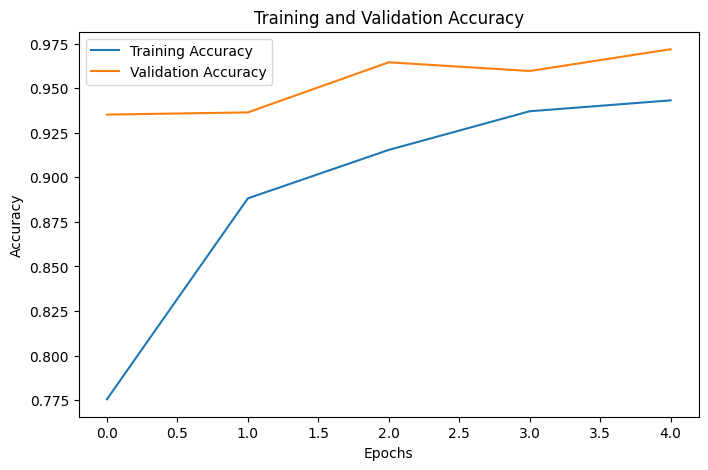
#> input picture images/classification_accuracy.png, 708 x 470 px, found by its file name; its folder holds only this picture in this run
$ jupyter execute --allow-errors segmentation.ipynb
#> lines starting #> are read from the running program, lines starting #| are printed output that depends on the picture; after the words box and inside, x2 and y2 are one past the last pixel; in counts of white or black regions, pixels touching at a corner belong together
# VR Mini Project - Segmentation Tasks

[cell 1]
import os
import cv2
import numpy as np
import tensorflow as tf
import matplotlib.pyplot as plt
from tensorflow.keras.layers import Conv2D, MaxPooling2D, UpSampling2D, Concatenate, Input
from tensorflow.keras.models import Model
from tensorflow.keras.optimizers import Adam
from tensorflow.keras.metrics import MeanIoU
from sklearn.model_selection import train_test_split
import random

[cell 2]
# Set image dimensions
IMG_HEIGHT, IMG_WIDTH = 128, 128
BATCH_SIZE = 16
EPOCHS = 40

# Path to dataset
IMAGE_DIR = "./dataset/dataset2/images"
MASK_DIR = "./dataset/dataset2/mask"

## Part C : Segmentation using traditional Techniques - Watersheding

[cell 3]
# Background removal using thresholding + edge detection

# [16 lines left out: function remove_background_high_contrast, not called in this run]

# Background removal using GrabCut

def remove_background(image):
    mask = np.zeros(image.shape[:2], dtype=np.uint8)
    bgdModel, fgdModel = np.zeros((1, 65), np.float64), np.zeros((1, 65), np.float64)
    rect = (10, 10, image.shape[1] - 20, image.shape[0] - 20)
    cv2.grabCut(image, mask, rect, bgdModel, fgdModel, 5, cv2.GC_INIT_WITH_RECT)
    new_mask = np.where((mask == cv2.GC_BGD) | (mask == cv2.GC_PR_BGD), 0, 1).astype("uint8")
    new_mask = cv2.dilate(new_mask, np.ones((5, 5), np.uint8), iterations=1)
    return cv2.merge([*cv2.split(image * new_mask[:, :, np.newaxis]), new_mask * 255])

# Process images in a directory

def process_images(images_dir, masks_dir, num_images=10, random_select=False):
#> called with images_dir = 'dataset_2/images', masks_dir = 'dataset_2/mask', num_images = 10, random_select = False
    image_files = sorted([f for f in os.listdir(images_dir) if f.lower().endswith(('.png', '.jpg', '.jpeg', '.bmp', '.tif'))])
    selected_files = random.sample(image_files, min(num_images, len(image_files))) if random_select else image_files[:num_images]
    results = []
    for filename in selected_files:
        image, gt_mask = cv2.imread(os.path.join(images_dir, filename)), cv2.imread(os.path.join(masks_dir, filename), cv2.IMREAD_GRAYSCALE)
#> image is the input picture: shape (470, 708, 3); mean B, G, R 249.1, 249.3, 249.4
#> gt_mask: shape (470, 708); min 0, max 255, mean 249.4
        if image is None or gt_mask is None:
            continue
        print(f"Processing: {filename}")
        results.append((filename, image, remove_background(image), gt_mask))
#> in remove_background, `return cv2.merge([*cv2.split(image * new_mask[:, :, np.newaxis]), new_..`:
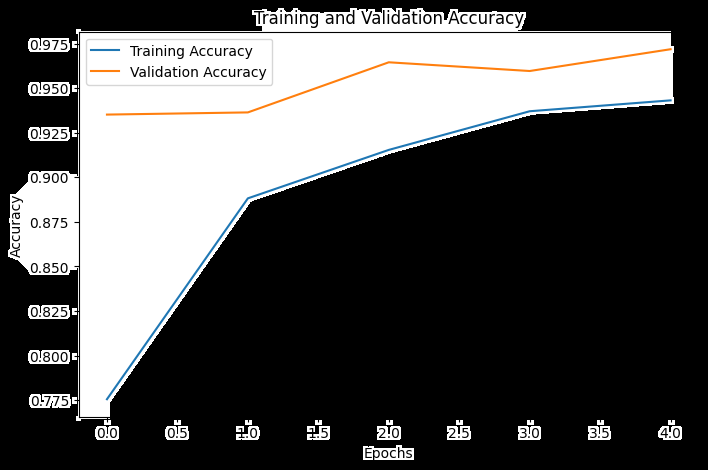
#> returned value: shape (470, 708, 4); mean of channels 0, 1, 2, 3 83.8, 84, 84.1, 88.8; drawn as B, G, R
    return results

# Watershed segmentation

def apply_watershed(processed_img):
    if processed_img.shape[2] == 4:
        image_bgr = cv2.merge([*cv2.split(processed_img)[:3]])
    else:
        image_bgr = processed_img.copy()
    gray = cv2.cvtColor(image_bgr, cv2.COLOR_BGR2GRAY)
    _, binary = cv2.threshold(gray, 10, 255, cv2.THRESH_BINARY)
    binary = cv2.morphologyEx(cv2.morphologyEx(binary, cv2.MORPH_OPEN, np.ones((5, 5), np.uint8)), cv2.MORPH_CLOSE, np.ones((5, 5), np.uint8))
    markers = np.zeros_like(gray, dtype=np.int32)
    markers[binary == 0] = 1
    markers[:int(gray.shape[0] * 0.4), :][binary[:int(gray.shape[0] * 0.4), :] > 0] = 2
    markers[int(gray.shape[0] * 0.4):, :][binary[int(gray.shape[0] * 0.4):, :] > 0] = 3
    cv2.watershed(cv2.cvtColor(image_bgr, cv2.COLOR_BGR2RGB), markers)
    watershed_result = np.where(markers == 3, 255, 0).astype(np.uint8)
    mask_colored = np.zeros_like(image_bgr)
    mask_colored[watershed_result == 255] = [255, 255, 255]
    return mask_colored, watershed_result

# IoU computation

def compute_iou(mask1, mask2, threshold=127):
    mask1_bin, mask2_bin = cv2.threshold(mask1, threshold, 255, cv2.THRESH_BINARY)[1], cv2.threshold(mask2, threshold, 255, cv2.THRESH_BINARY)[1]
    intersection, union = np.logical_and(mask1_bin == 255, mask2_bin == 255), np.logical_or(mask1_bin == 255, mask2_bin == 255)
    return np.sum(intersection) / np.sum(union) if np.sum(union) > 0 else 0.0

# Process images and display results

images_dir, masks_dir = "dataset_2/images", "dataset_2/mask"
results, iou_list = process_images(images_dir, masks_dir, num_images=10), []
#> iou_list = []
for filename, original, processed, gt_mask in results:
    mask_colored, watershed_result = apply_watershed(processed)
    if gt_mask.shape != watershed_result.shape:
        gt_mask = cv2.resize(gt_mask, (watershed_result.shape[1], watershed_result.shape[0]), interpolation=cv2.INTER_NEAREST)
    iou_val = compute_iou(watershed_result, gt_mask)
    print(f"IoU for {filename}: {iou_val:.4f}")
    iou_list.append(iou_val)
    plt.figure(figsize=(10, 5))
    plt.subplot(1, 2, 1), plt.imshow(cv2.cvtColor(original, cv2.COLOR_BGR2RGB)), plt.title(f"Original: {filename}"), plt.axis('off')
    plt.subplot(1, 2, 2), plt.imshow(mask_colored), plt.title(f"Watershed Segmentation\nIoU: {iou_val:.4f}"), plt.axis('off')
    plt.tight_layout(), plt.show()
#> this loop made 1 pass
#> (filename, iou_val) on pass 1: ('classification_accuracy.png', 0.0913)
#| IoU for classification_accuracy.png: 0.0913
#> pass 1, in apply_watershed, `_, binary = cv2.threshold(gray, 10, 255, cv2.THRESH_BINARY)`:
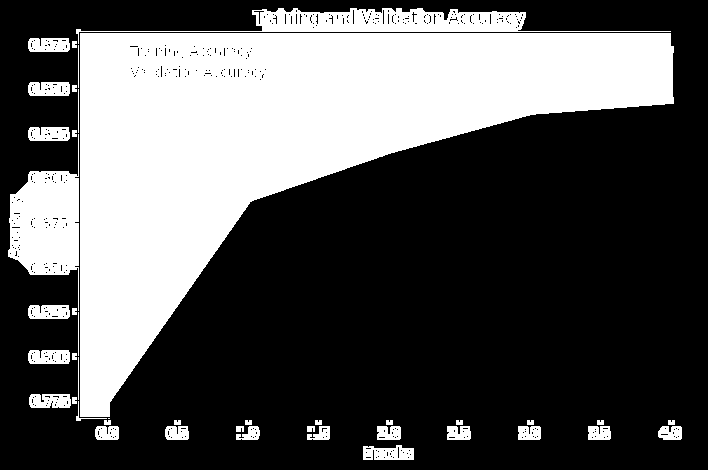
#> binary: shape (470, 708); 34.2% white; 42 white regions (1 under 20 px), largest, box (x1, y1, x2, y2) and area: (80, 33, 674, 417) 94548, (8, 134, 79, 311) 6474, (76, 8, 671, 44) 5601
#> pass 1, in apply_watershed, `binary = cv2.morphologyEx(cv2.morphologyEx(binary, cv2.MORPH_OPEN, np...`:
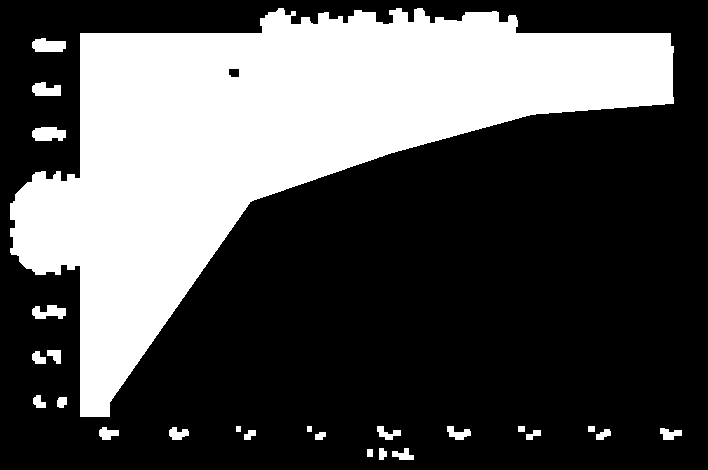
#> binary: shape (470, 708); 32.7% white; 25 white regions, largest, box (x1, y1, x2, y2) and area: (10, 8, 674, 417) 105216, (32, 127, 66, 141) 396, (32, 38, 66, 52) 381
#> pass 1, `plt.tight_layout(), plt.show()`:
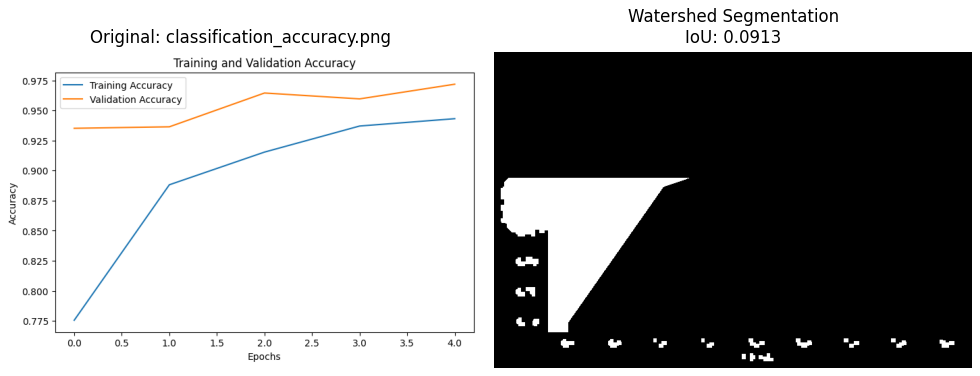
#> figure drawn by matplotlib, 2 panels
#> after the loop:
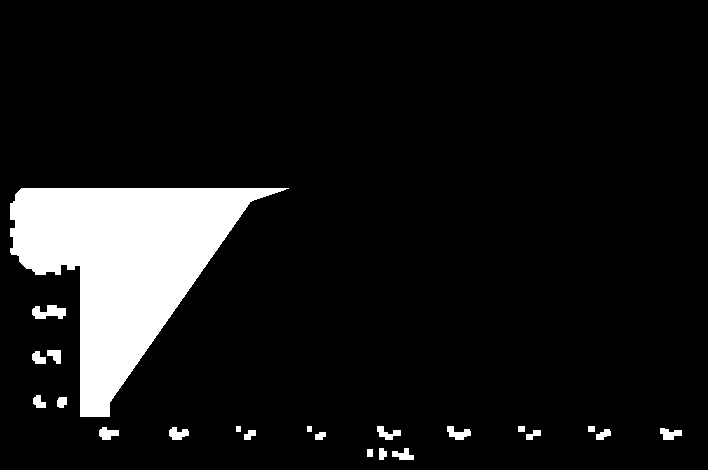
#> watershed_result: shape (470, 708); 9.4% white; 22 white regions, largest, box (x1, y1, x2, y2) and area: (10, 188, 289, 417) 28709, (32, 305, 66, 319) 330, (447, 426, 471, 440) 194
#> after the loop, iou_list = [0.0913]
print(f"Average IoU: {sum(iou_list) / len(iou_list):.4f}" if iou_list else "No IoU values computed.")
#| Average IoU: 0.0913
